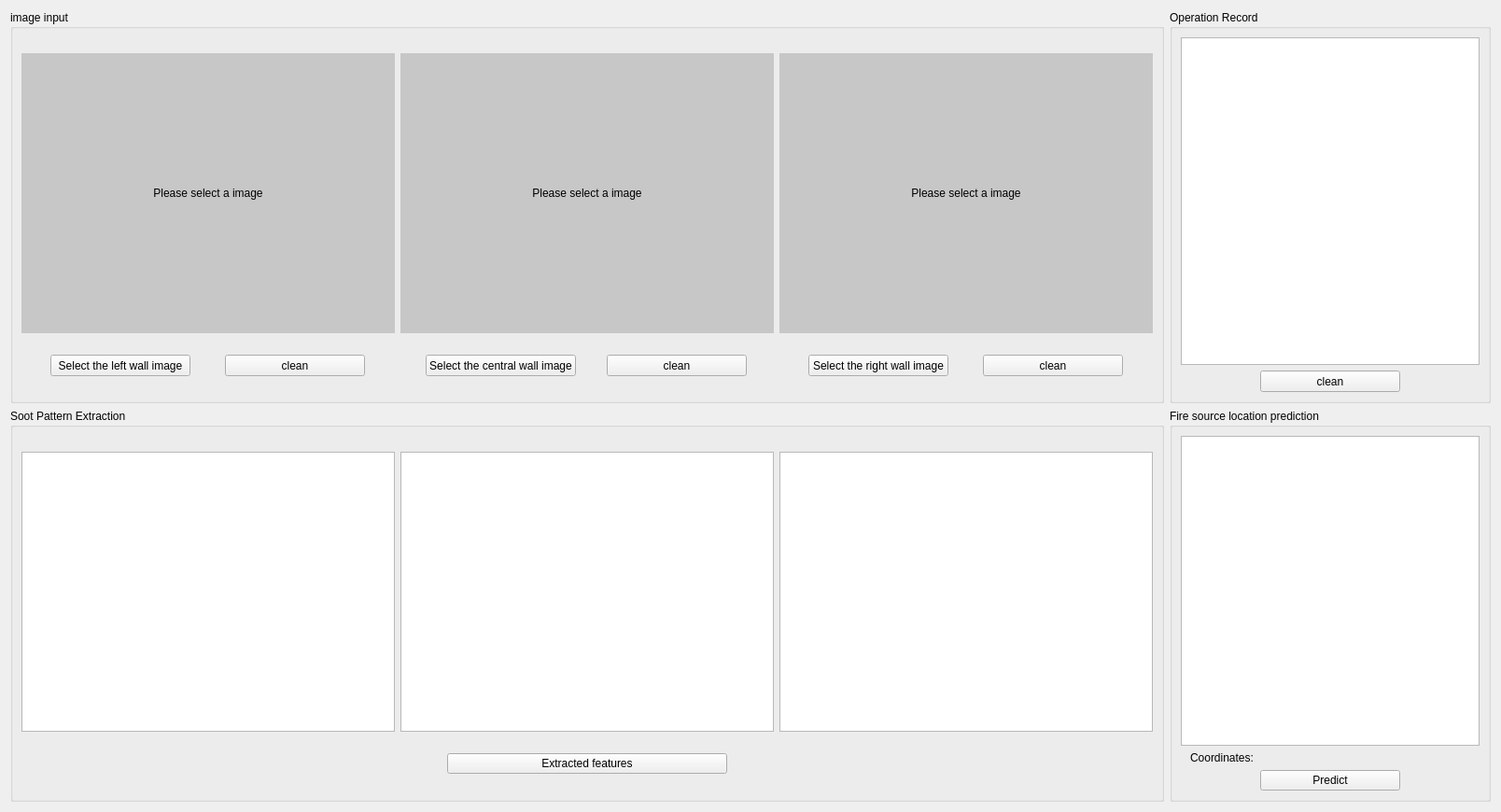
<?xml version="1.0" encoding="UTF-8"?>
<ui version="4.0">
 <class>FirelocationPredict</class>
 <widget class="QWidget" name="FirelocationPredict">
  <property name="geometry">
   <rect>
    <x>0</x>
    <y>0</y>
    <width>1608</width>
    <height>870</height>
   </rect>
  </property>
  <property name="windowTitle">
   <string>FSRSP</string>
  </property>
  <layout class="QVBoxLayout" name="verticalLayout_4">
   <item>
    <layout class="QHBoxLayout" name="horizontalLayout_6">
     <item>
      <widget class="QGroupBox" name="imageinput">
       <property name="sizePolicy">
        <sizepolicy hsizetype="Preferred" vsizetype="Preferred">
         <horstretch>0</horstretch>
         <verstretch>0</verstretch>
        </sizepolicy>
       </property>
       <property name="minimumSize">
        <size>
         <width>0</width>
         <height>0</height>
        </size>
       </property>
       <property name="maximumSize">
        <size>
         <width>16777215</width>
         <height>16777215</height>
        </size>
       </property>
       <property name="title">
        <string>image input</string>
       </property>
       <layout class="QHBoxLayout" name="horizontalLayout_2">
        <property name="sizeConstraint">
         <enum>QLayout::SetDefaultConstraint</enum>
        </property>
        <item>
         <layout class="QVBoxLayout" name="verticalLayout_left">
          <property name="sizeConstraint">
           <enum>QLayout::SetFixedSize</enum>
          </property>
          <item>
           <layout class="QHBoxLayout" name="horizontalLayout_3">
            <item>
             <widget class="QLabel" name="leftimage">
              <property name="sizePolicy">
               <sizepolicy hsizetype="Fixed" vsizetype="Fixed">
                <horstretch>0</horstretch>
                <verstretch>0</verstretch>
               </sizepolicy>
              </property>
              <property name="minimumSize">
               <size>
                <width>400</width>
                <height>300</height>
               </size>
              </property>
              <property name="maximumSize">
               <size>
                <width>400</width>
                <height>300</height>
               </size>
              </property>
              <property name="styleSheet">
               <string notr="true">background-color: rgb(199, 199, 199)</string>
              </property>
              <property name="text">
               <string>Please select a image</string>
              </property>
              <property name="scaledContents">
               <bool>false</bool>
              </property>
              <property name="alignment">
               <set>Qt::AlignCenter</set>
              </property>
             </widget>
            </item>
           </layout>
          </item>
          <item>
           <layout class="QHBoxLayout" name="horizontalLayout_left_button">
            <item>
             <widget class="QPushButton" name="leftselect">
              <property name="sizePolicy">
               <sizepolicy hsizetype="Fixed" vsizetype="Fixed">
                <horstretch>0</horstretch>
                <verstretch>0</verstretch>
               </sizepolicy>
              </property>
              <property name="minimumSize">
               <size>
                <width>150</width>
                <height>23</height>
               </size>
              </property>
              <property name="text">
               <string>Select the left wall image</string>
              </property>
             </widget>
            </item>
            <item>
             <widget class="QPushButton" name="leftcancel">
              <property name="sizePolicy">
               <sizepolicy hsizetype="Fixed" vsizetype="Fixed">
                <horstretch>0</horstretch>
                <verstretch>0</verstretch>
               </sizepolicy>
              </property>
              <property name="minimumSize">
               <size>
                <width>150</width>
                <height>23</height>
               </size>
              </property>
              <property name="text">
               <string>clean</string>
              </property>
             </widget>
            </item>
           </layout>
          </item>
         </layout>
        </item>
        <item>
         <layout class="QVBoxLayout" name="verticalLayout_central">
          <property name="sizeConstraint">
           <enum>QLayout::SetDefaultConstraint</enum>
          </property>
          <item>
           <layout class="QHBoxLayout" name="horizontalLayout_4">
            <item>
             <widget class="QLabel" name="centralimage">
              <property name="sizePolicy">
               <sizepolicy hsizetype="Fixed" vsizetype="Fixed">
                <horstretch>0</horstretch>
                <verstretch>0</verstretch>
               </sizepolicy>
              </property>
              <property name="minimumSize">
               <size>
                <width>400</width>
                <height>300</height>
               </size>
              </property>
              <property name="maximumSize">
               <size>
                <width>400</width>
                <height>300</height>
               </size>
              </property>
              <property name="styleSheet">
               <string notr="true">background-color: rgb(199, 199, 199)</string>
              </property>
              <property name="text">
               <string>Please select a image</string>
              </property>
              <property name="alignment">
               <set>Qt::AlignCenter</set>
              </property>
             </widget>
            </item>
           </layout>
          </item>
          <item>
           <layout class="QHBoxLayout" name="horizontalLayout_central_button">
            <item>
             <widget class="QPushButton" name="centralselect">
              <property name="sizePolicy">
               <sizepolicy hsizetype="Fixed" vsizetype="Fixed">
                <horstretch>0</horstretch>
                <verstretch>0</verstretch>
               </sizepolicy>
              </property>
              <property name="minimumSize">
               <size>
                <width>150</width>
                <height>23</height>
               </size>
              </property>
              <property name="text">
               <string>Select the central wall image</string>
              </property>
             </widget>
            </item>
            <item>
             <widget class="QPushButton" name="centralcancel">
              <property name="sizePolicy">
               <sizepolicy hsizetype="Fixed" vsizetype="Fixed">
                <horstretch>0</horstretch>
                <verstretch>0</verstretch>
               </sizepolicy>
              </property>
              <property name="minimumSize">
               <size>
                <width>150</width>
                <height>23</height>
               </size>
              </property>
              <property name="text">
               <string>clean</string>
              </property>
             </widget>
            </item>
           </layout>
          </item>
         </layout>
        </item>
        <item>
         <layout class="QVBoxLayout" name="verticalLayout_right">
          <property name="sizeConstraint">
           <enum>QLayout::SetDefaultConstraint</enum>
          </property>
          <item>
           <layout class="QHBoxLayout" name="horizontalLayout_5">
            <item>
             <widget class="QLabel" name="rightimage">
              <property name="sizePolicy">
               <sizepolicy hsizetype="Fixed" vsizetype="Fixed">
                <horstretch>0</horstretch>
                <verstretch>0</verstretch>
               </sizepolicy>
              </property>
              <property name="minimumSize">
               <size>
                <width>400</width>
                <height>300</height>
               </size>
              </property>
              <property name="maximumSize">
               <size>
                <width>400</width>
                <height>300</height>
               </size>
              </property>
              <property name="styleSheet">
               <string notr="true">background-color: rgb(199, 199, 199)</string>
              </property>
              <property name="text">
               <string>Please select a image</string>
              </property>
              <property name="textFormat">
               <enum>Qt::AutoText</enum>
              </property>
              <property name="alignment">
               <set>Qt::AlignCenter</set>
              </property>
             </widget>
            </item>
           </layout>
          </item>
          <item>
           <layout class="QHBoxLayout" name="horizontalLayout">
            <item>
             <widget class="QPushButton" name="rightselect">
              <property name="sizePolicy">
               <sizepolicy hsizetype="Fixed" vsizetype="Fixed">
                <horstretch>0</horstretch>
                <verstretch>0</verstretch>
               </sizepolicy>
              </property>
              <property name="minimumSize">
               <size>
                <width>150</width>
                <height>23</height>
               </size>
              </property>
              <property name="text">
               <string>Select the right wall image</string>
              </property>
             </widget>
            </item>
            <item>
             <widget class="QPushButton" name="rightcancel">
              <property name="sizePolicy">
               <sizepolicy hsizetype="Fixed" vsizetype="Fixed">
                <horstretch>0</horstretch>
                <verstretch>0</verstretch>
               </sizepolicy>
              </property>
              <property name="minimumSize">
               <size>
                <width>150</width>
                <height>23</height>
               </size>
              </property>
              <property name="text">
               <string>clean</string>
              </property>
             </widget>
            </item>
           </layout>
          </item>
         </layout>
        </item>
       </layout>
      </widget>
     </item>
     <item>
      <widget class="QGroupBox" name="verticalLayout_operatelog">
       <property name="maximumSize">
        <size>
         <width>600</width>
         <height>10000</height>
        </size>
       </property>
       <property name="title">
        <string>Operation Record</string>
       </property>
       <layout class="QVBoxLayout" name="verticalLayout">
        <item>
         <widget class="QTextBrowser" name="operatelog"/>
        </item>
        <item>
         <layout class="QHBoxLayout" name="horizontalLayout_7">
          <item>
           <widget class="QPushButton" name="cleanlog_btn">
            <property name="sizePolicy">
             <sizepolicy hsizetype="Fixed" vsizetype="Fixed">
              <horstretch>0</horstretch>
              <verstretch>0</verstretch>
             </sizepolicy>
            </property>
            <property name="minimumSize">
             <size>
              <width>150</width>
              <height>23</height>
             </size>
            </property>
            <property name="text">
             <string>clean</string>
            </property>
           </widget>
          </item>
         </layout>
        </item>
       </layout>
      </widget>
     </item>
    </layout>
   </item>
   <item>
    <layout class="QHBoxLayout" name="horizontalLayout_output">
     <property name="sizeConstraint">
      <enum>QLayout::SetNoConstraint</enum>
     </property>
     <item>
      <widget class="QGroupBox" name="sootpatternextract">
       <property name="title">
        <string>Soot Pattern Extraction</string>
       </property>
       <layout class="QVBoxLayout" name="verticalLayout_2">
        <item>
         <layout class="QHBoxLayout" name="horizontalLayout_extractimage">
          <item>
           <widget class="PlotWidget" name="leftextractimage">
            <property name="minimumSize">
             <size>
              <width>400</width>
              <height>300</height>
             </size>
            </property>
            <property name="maximumSize">
             <size>
              <width>400</width>
              <height>300</height>
             </size>
            </property>
           </widget>
          </item>
          <item>
           <widget class="PlotWidget" name="centralextractimage">
            <property name="minimumSize">
             <size>
              <width>400</width>
              <height>300</height>
             </size>
            </property>
            <property name="maximumSize">
             <size>
              <width>400</width>
              <height>300</height>
             </size>
            </property>
           </widget>
          </item>
          <item>
           <widget class="PlotWidget" name="rightextractimage">
            <property name="minimumSize">
             <size>
              <width>400</width>
              <height>300</height>
             </size>
            </property>
            <property name="maximumSize">
             <size>
              <width>400</width>
              <height>300</height>
             </size>
            </property>
           </widget>
          </item>
         </layout>
        </item>
        <item>
         <layout class="QHBoxLayout" name="horizontalLayout_extractbutton">
          <item>
           <widget class="QPushButton" name="extract_btn">
            <property name="maximumSize">
             <size>
              <width>300</width>
              <height>16777215</height>
             </size>
            </property>
            <property name="text">
             <string>Extracted features</string>
            </property>
           </widget>
          </item>
         </layout>
        </item>
       </layout>
      </widget>
     </item>
     <item>
      <widget class="QGroupBox" name="firelocationpredict">
       <property name="maximumSize">
        <size>
         <width>600</width>
         <height>10000</height>
        </size>
       </property>
       <property name="title">
        <string>Fire source location prediction</string>
       </property>
       <layout class="QVBoxLayout" name="verticalLayout_3">
        <item>
         <layout class="QHBoxLayout" name="horizontalLayout_firelocationimage">
          <item>
           <widget class="PlotWidget" name="firelocationimage">
            <property name="maximumSize">
             <size>
              <width>500</width>
              <height>500</height>
             </size>
            </property>
           </widget>
          </item>
         </layout>
        </item>
        <item>
         <layout class="QHBoxLayout" name="horizontalLayout_labellocation">
          <item>
           <widget class="QLabel" name="label_location">
            <property name="maximumSize">
             <size>
              <width>300</width>
              <height>200</height>
             </size>
            </property>
            <property name="text">
             <string>Coordinates: </string>
            </property>
           </widget>
          </item>
         </layout>
        </item>
        <item>
         <layout class="QHBoxLayout" name="horizontalLayout_predict">
          <item>
           <widget class="QPushButton" name="predict_btn">
            <property name="maximumSize">
             <size>
              <width>150</width>
              <height>16777215</height>
             </size>
            </property>
            <property name="cursor">
             <cursorShape>ArrowCursor</cursorShape>
            </property>
            <property name="text">
             <string>Predict</string>
            </property>
           </widget>
          </item>
         </layout>
        </item>
       </layout>
      </widget>
     </item>
    </layout>
   </item>
  </layout>
 </widget>
 <customwidgets>
  <customwidget>
   <class>PlotWidget</class>
   <extends>QGraphicsView</extends>
   <header>pyqtgraph</header>
  </customwidget>
 </customwidgets>
 <resources/>
 <connections/>
</ui>
